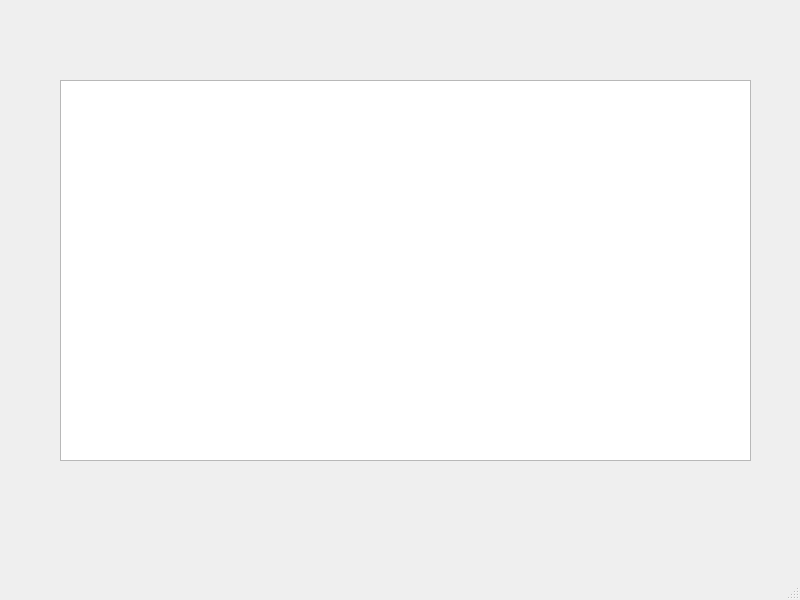
<?xml version="1.0" encoding="UTF-8"?>
<ui version="4.0">
 <class>MainWindow</class>
 <widget class="QMainWindow" name="MainWindow">
  <property name="geometry">
   <rect>
    <x>0</x>
    <y>0</y>
    <width>800</width>
    <height>600</height>
   </rect>
  </property>
  <property name="windowTitle">
   <string>MainWindow</string>
  </property>
  <widget class="QWidget" name="centralwidget">
   <widget class="QListView" name="myListView">
    <property name="geometry">
     <rect>
      <x>60</x>
      <y>80</y>
      <width>691</width>
      <height>381</height>
     </rect>
    </property>
   </widget>
  </widget>
  <widget class="QMenuBar" name="menubar">
   <property name="geometry">
    <rect>
     <x>0</x>
     <y>0</y>
     <width>800</width>
     <height>26</height>
    </rect>
   </property>
  </widget>
  <widget class="QStatusBar" name="statusbar"/>
 </widget>
 <resources/>
 <connections/>
</ui>
